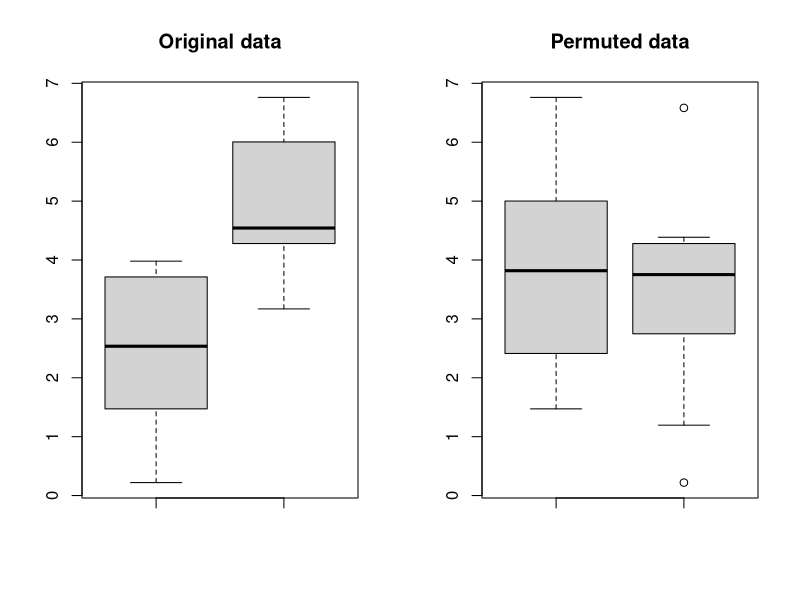
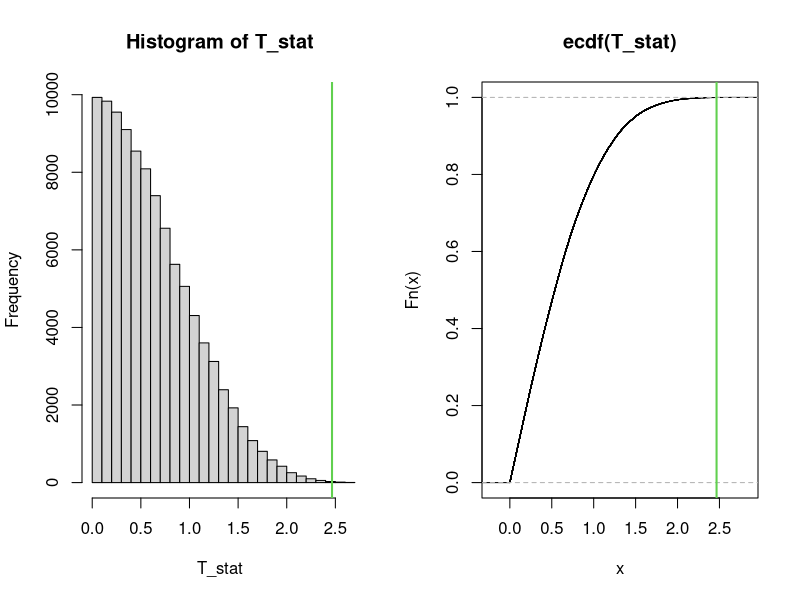
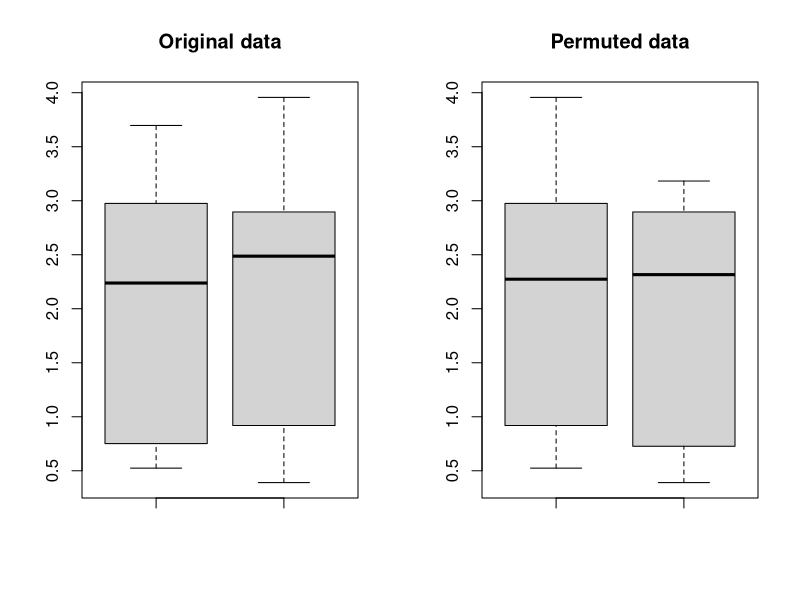
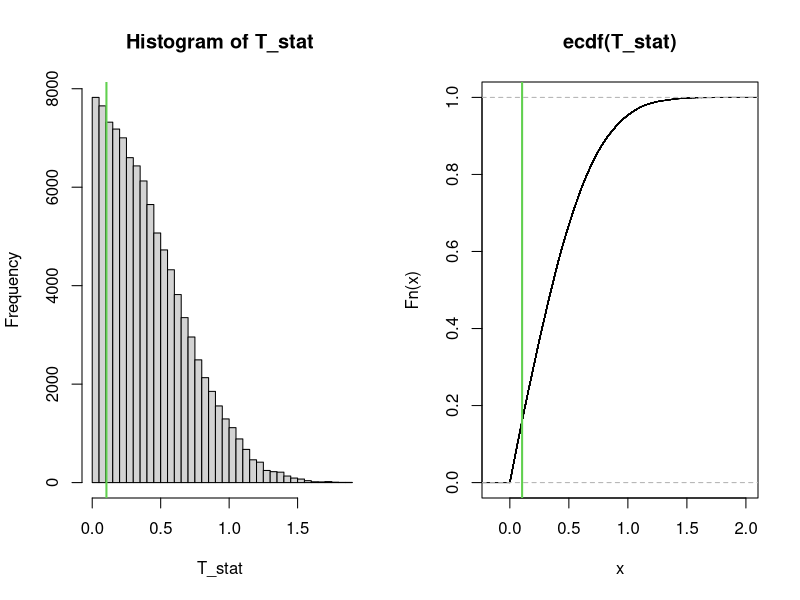

R code for these plots, in order:
#####################################
####      PERMUTATION TESTS      ####
##   TWO INDEPENDENT POPULATIONS   ##
#####################################
# We sample n1 data from a first population X1 
# and n2 data from a second population  X2
# Test:
# H0:  X1 =^d  X2
# H1:  X1 !=^d X2

# Clear workspace
rm(list=ls())

# Define parameters
n1 <- n2 <- 10  # Sample sizes for two populations
n <- n1 + n2    # Total sample size

# Set seed for reproducibility
set.seed(240279)

################################################################################
# Case 1: H0 FALSE - Populations with different means ##########################
################################################################################
# To understand the behaviour of the test, we sample from two populations 
# with different means
x1 <- runif(n1, 0, 4) # Generate data from first population
x2 <- runif(n2, 0, 4) + 3 # Generate data from second population with different means

x_pooled <- c(x1, x2) # Combine data from both populations

# Visualize original data
par(mfrow=c(1, 2))
boxplot(x1, x2, main='Original data')

# Apply one random permutation to see how data changes
permutation <- sample(1:n) 
x_perm <- x_pooled[permutation] 
x1_perm <- x_perm[1:n1]
x2_perm <- x_perm[(n1 + 1):n]

# Visualize permuted data
boxplot(x1_perm, x2_perm, main='Permuted data')

# Calculate absolute mean differences for original and permuted data
print("Absolute mean differences for original data :")
abs(mean(x1) - mean(x2))
print("Absolute mean differences for permuted data :")
abs(mean(x1_perm) - mean(x2_perm))
# The mean difference is lower.
# Was that a case ? We need to perform the test in order to be sure...

################################################################################
# Perform permutation test : ###################################################
################################################################################
T0 <- abs(mean(x1) - mean(x2))  # Test statistic for original data
print("Test statistic for original data :")
T0

# Cardinality of the permutational space
print("Cardinality of the permutational space :")
factorial(n)

# Number of distinct values of T* under H0
print("Number of distinct values of T* under H0 :")
factorial(n) / (2 * factorial(n1) * factorial(n2))

# Minimum achievable p-value
print("Minimum achievable p-value :")
1 / (factorial(n) / (2 * factorial(n1) * factorial(n2)))

# Monte Carlo simulation to estimate the p-value
B <- 100000            # Number of permutations
T_stat <- numeric(B)   # Vector to store test statistics

# Loop through permutations to calculate test statistics
for (perm in 1:B) {
  permutation <- sample(1:n)
  x_perm <- x_pooled[permutation]
  x1_perm <- x_perm[1:n1]
  x2_perm <- x_perm[(n1 + 1):n]
  T_stat[perm] <- abs(mean(x1_perm) - mean(x2_perm))
}

# Visualize permutational distribution of T
hist(T_stat, xlim=range(c(T_stat, T0)), breaks=30)
abline(v=T0, col=3, lwd=2)

# Plot empirical cumulative distribution function (ECDF)
plot(ecdf(T_stat))
abline(v=T0, col=3, lwd=2)

# Calculate p-value
p_val <- sum(T_stat >= T0) / B
print("The P-Value for this test is :")
p_val
# It's too small, we have to reject H0.


################################################################################
# Case 2: H0 TRUE - Populations with the same distribution #####################
################################################################################
x1 <- runif(n1, 0, 4) # Generate data from first population
x2 <- runif(n2, 0, 4) # Generate data from second population with the same distribution

x_pooled <- c(x1, x2) # Combine data from both populations

# Visualize original data
par(mfrow=c(1, 2))
boxplot(x1, x2, main='Original data')

# Apply one random permutation to see how data changes
permutation <- sample(1:n) 
x_perm <- x_pooled[permutation] 
x1_perm <- x_perm[1:n1]
x2_perm <- x_perm[(n1 + 1):n]

# Visualize permuted data
boxplot(x1_perm, x2_perm, main='Permuted data')

# Calculate absolute mean differences for original and permuted data
abs(mean(x1) - mean(x2))
abs(mean(x1_perm) - mean(x2_perm))
# The means are close.
# Is it significant ? We need to perform the test in order to be sure...

################################################################################
# Perform permutation test #####################################################
################################################################################
T0 <- abs(mean(x1) - mean(x2))  # Test statistic for original data

# Cardinality of the permutational space
factorial(n)

# Number of distinct values of T* under H0
factorial(n) / (2 * factorial(n1) * factorial(n2))

# Minimum achievable p-value
1 / (factorial(n) / (2 * factorial(n1) * factorial(n2)))

# Monte Carlo simulation to estimate the p-value
B <- 100000            # Number of permutations
T_stat <- numeric(B)   # Vector to store test statistics

# Loop through permutations to calculate test statistics
for (perm in 1:B) {
  permutation <- sample(1:n)
  x_perm <- x_pooled[permutation]
  x1_perm <- x_perm[1:n1]
  x2_perm <- x_perm[(n1 + 1):n]
  T_stat[perm] <- abs(mean(x1_perm) - mean(x2_perm))
}

# Visualize permutational distribution of T
hist(T_stat, xlim=range(c(T_stat, T0)), breaks=30)
abline(v=T0, col=3, lwd=2)

# Plot empirical cumulative distribution function (ECDF)
plot(ecdf(T_stat))
abline(v=T0, col=3, lwd=2)

# Calculate p-value
p_val <- sum(T_stat >= T0) / B
print("The P-Value for this test is :")
p_val
# It's quite big, we can't reject H0.
